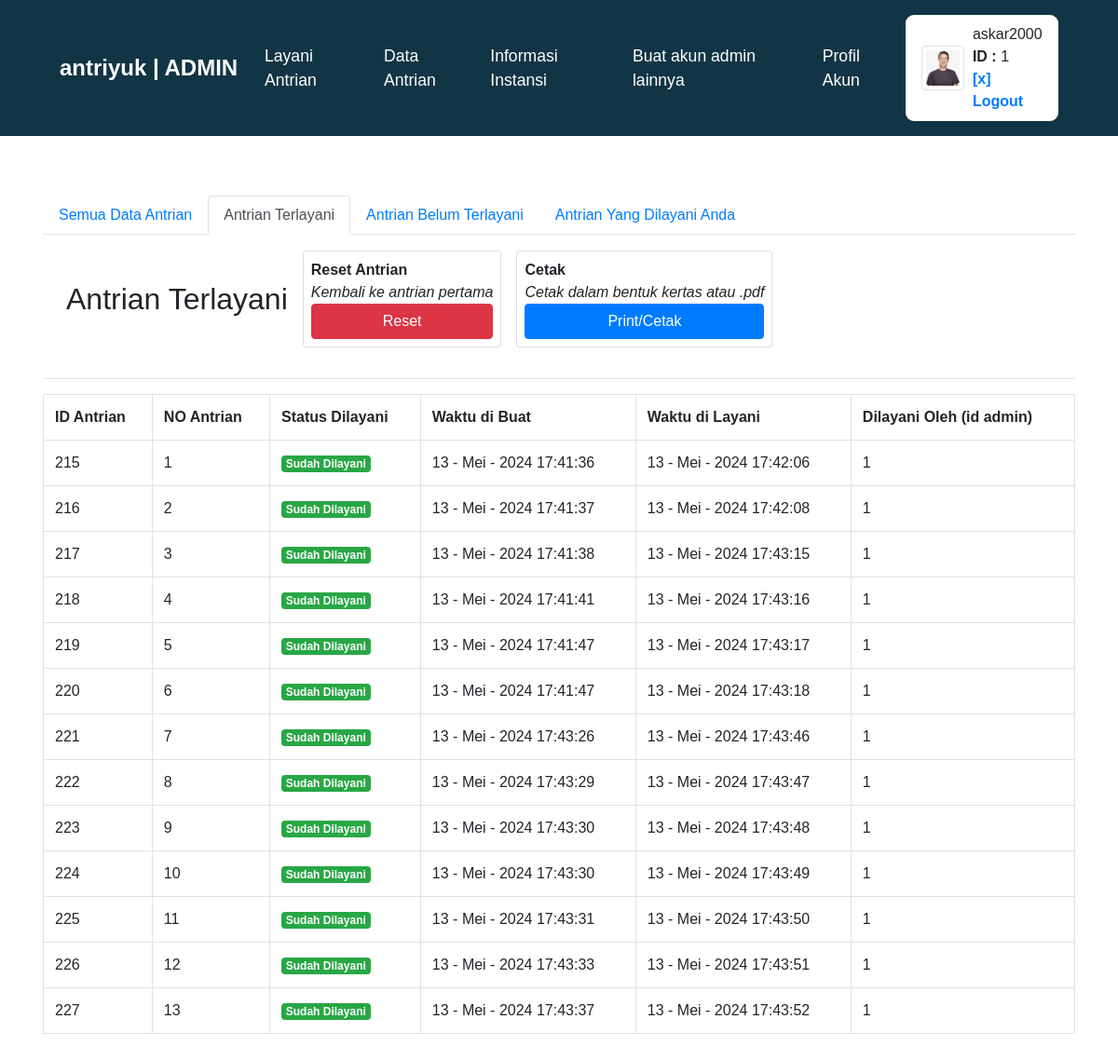
Screenshot of /admin_side/manage_data_antrian/antrian_terlayani.php (signed in) with the database file from the repository.
### tables this page shows
CREATE TABLE `tbl_antrian_live` (
  `id_data` int(26) NOT NULL,
  `no_antrian` int(128) DEFAULT NULL,
  `waktu_buat` text,
  `waktu_selesai_dilayani` text,
  `status_dilayani` text,
  `id_admin_melayani` int(64) DEFAULT NULL
);

### admin_side/manage_data_antrian/antrian_terlayani.php (the view, shortened to what this page needs)
<?php
include "../template/header.php";
include "../koneksi.php";
?>
<div class="container">
<div class="row mt-5">
<div class="col-12 px-3 py-3">
    <ul class="nav nav-tabs">
      <li class="nav-item">
        <a class="nav-link" href="index.php">Semua Data Antrian</a>
      </li>
      <li class="nav-item">
        <a class="nav-link active" href="#">Antrian Terlayani</a>
      </li>
      <li class="nav-item">
        <a class="nav-link" href="antrian_belum_terlayani.php">Antrian Belum Terlayani</a>
      </li>
      <li class="nav-item">
        <a class="nav-link" href="antrian_yang_dilayani_anda.php" tabindex="-1">Antrian Yang Dilayani Anda</a>
      </li>
    </ul>
</div>
<div class="row">
<div class="mx-5">
<center>
<table>
<tr>
    <td class="px-2"><font size="+3">Antrian Terlayani</font></td>
    <td class="px-2"><font><div class="card px-2 py-2" style="text-align: left">
    <b>Reset Antrian</b>
    <i>Kembali ke antrian pertama</i>
    <a href="proses_reset_antrian.php" class="btn btn-danger">Reset</a>
    </div></font></td>
    <td class="px-2"><font><div class="card px-2 py-2" style="text-align: left">
    <b>Cetak</b>
    <i>Cetak dalam bentuk kertas atau .pdf</i>
    <a href="javascript:void(0);" class="btn btn-primary" onclick="openPrintPopup()">Print/Cetak</a>
    </div></font></td>
</tr>
</table>
</center>
</div>
</div>
<div class="col-12 px-3 py-3">
<hr>
<table class="table table-hover table-bordered" style="height: 60%; overflow-y: scroll;">
    <tr>
        <td><b>ID Antrian</b></td>
        <td><b>NO Antrian</b></td>
        <td><b>Status Dilayani</b></td>
        <td><b>Waktu di Buat</b></td>
        <td><b>Waktu di Layani</b></td>
        <td><b>Dilayani Oleh (id admin)</b></td>
    </tr>
    <?php
        $queri1 = mysqli_query($conn, "SELECT * FROM tbl_antrian_live WHERE no_antrian > 0 AND status_dilayani = 'sudah dilayani'");
        while ($dataant = mysqli_fetch_array($queri1)) {
    ?>
    <tr>
        <td><?= $dataant['id_data']; ?></td>
        <td><?= $dataant['no_antrian']; ?></td>
        <td>
            <?php
            if ($dataant['status_dilayani'] == 'belum') {
                echo "<div class='badge badge-danger'>belum</div>";
            } else if ($dataant['status_dilayani'] == 'sudah dilayani') {
                echo "<div class='badge badge-success'>Sudah Dilayani</div>";
            }
            ?>
        </td>
        <td><?= $dataant['waktu_buat']; ?></td>
        <td><?= $dataant['waktu_selesai_dilayani']; ?></td>
        <td><?= $dataant['id_admin_melayani']; ?></td>
    </tr>
    <?php } ?>
</table>
</div>
<?php include "../template/footer.php"; ?>

### node_module/style.css (style rules this page uses)
* { font-family: 'Poppins', sans-serif; }
html { scroll-behavior: smooth; }

### rows the page displays
tbl_antrian_live: id_data "215", no_antrian "1", status_dilayani "Sudah Dilayani", waktu_buat "13 - Mei - 2024 17:41:36", waktu_selesai_dilayani "13 - Mei - 2024 17:42:06", id_admin_melayani "1"
tbl_antrian_live: id_data "216", no_antrian "2", status_dilayani "Sudah Dilayani", waktu_buat "13 - Mei - 2024 17:41:37", waktu_selesai_dilayani "13 - Mei - 2024 17:42:08", id_admin_melayani "1"
tbl_antrian_live: id_data "217", no_antrian "3", status_dilayani "Sudah Dilayani", waktu_buat "13 - Mei - 2024 17:41:38", waktu_selesai_dilayani "13 - Mei - 2024 17:43:15", id_admin_melayani "1"
tbl_antrian_live: id_data "218", no_antrian "4", status_dilayani "Sudah Dilayani", waktu_buat "13 - Mei - 2024 17:41:41", waktu_selesai_dilayani "13 - Mei - 2024 17:43:16", id_admin_melayani "1"
tbl_antrian_live: id_data "219", no_antrian "5", status_dilayani "Sudah Dilayani", waktu_buat "13 - Mei - 2024 17:41:47", waktu_selesai_dilayani "13 - Mei - 2024 17:43:17", id_admin_melayani "1"
tbl_antrian_live: id_data "220", no_antrian "6", status_dilayani "Sudah Dilayani", waktu_buat "13 - Mei - 2024 17:41:47", waktu_selesai_dilayani "13 - Mei - 2024 17:43:18", id_admin_melayani "1"
tbl_antrian_live: id_data "221", no_antrian "7", status_dilayani "Sudah Dilayani", waktu_buat "13 - Mei - 2024 17:43:26", waktu_selesai_dilayani "13 - Mei - 2024 17:43:46", id_admin_melayani "1"
tbl_antrian_live: id_data "222", no_antrian "8", status_dilayani "Sudah Dilayani", waktu_buat "13 - Mei - 2024 17:43:29", waktu_selesai_dilayani "13 - Mei - 2024 17:43:47", id_admin_melayani "1"
tbl_antrian_live: id_data "223", no_antrian "9", status_dilayani "Sudah Dilayani", waktu_buat "13 - Mei - 2024 17:43:30", waktu_selesai_dilayani "13 - Mei - 2024 17:43:48", id_admin_melayani "1"
tbl_antrian_live: id_data "224", no_antrian "10", status_dilayani "Sudah Dilayani", waktu_buat "13 - Mei - 2024 17:43:30", waktu_selesai_dilayani "13 - Mei - 2024 17:43:49", id_admin_melayani "1"
tbl_antrian_live: id_data "225", no_antrian "11", status_dilayani "Sudah Dilayani", waktu_buat "13 - Mei - 2024 17:43:31", waktu_selesai_dilayani "13 - Mei - 2024 17:43:50", id_admin_melayani "1"
tbl_antrian_live: id_data "226", no_antrian "12", status_dilayani "Sudah Dilayani", waktu_buat "13 - Mei - 2024 17:43:33", waktu_selesai_dilayani "13 - Mei - 2024 17:43:51", id_admin_melayani "1"
tbl_antrian_live: id_data "227", no_antrian "13", status_dilayani "Sudah Dilayani", waktu_buat "13 - Mei - 2024 17:43:37", waktu_selesai_dilayani "13 - Mei - 2024 17:43:52", id_admin_melayani "1"

### other values shown
$_SESSION['user']['username'] "askar2000"
$_SESSION['user']['id_admin'] "1"
